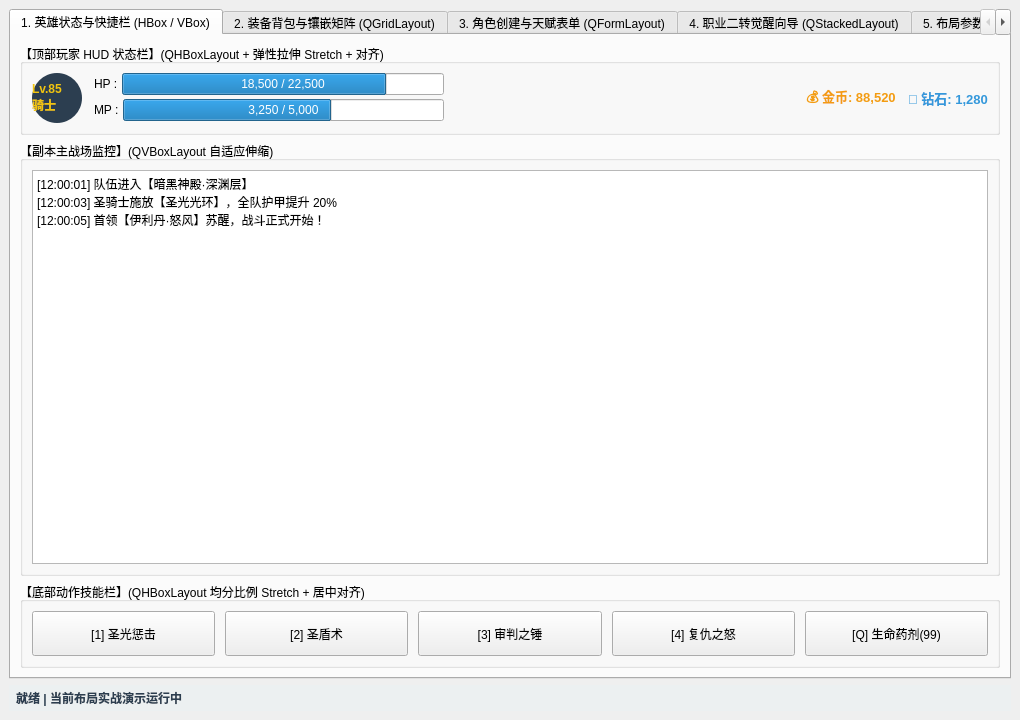
<?xml version="1.0" encoding="UTF-8"?>
<ui version="4.0">
 <class>MainWindow</class>
 <widget class="QMainWindow" name="MainWindow">
  <property name="geometry">
   <rect>
    <x>0</x>
    <y>0</y>
    <width>1020</width>
    <height>720</height>
   </rect>
  </property>
  <property name="windowTitle">
   <string>Qt 五大核心布局管理器与游戏界面实战 (demo_layouts)</string>
  </property>
  <widget class="QWidget" name="centralwidget">
   <layout class="QVBoxLayout" name="verticalLayoutRoot">
    <item>
     <widget class="QTabWidget" name="tabWidgetMain">
      <property name="currentIndex">
       <number>0</number>
      </property>
      <!-- TAB 1: QHBoxLayout & QVBoxLayout -->
      <widget class="QWidget" name="tabLinear">
       <attribute name="title">
        <string>1. 英雄状态与快捷栏 (HBox / VBox)</string>
       </attribute>
       <layout class="QVBoxLayout" name="verticalLayoutTab1">
        <item>
         <widget class="QGroupBox" name="groupHeroHud">
          <property name="title">
           <string>【顶部玩家 HUD 状态栏】(QHBoxLayout + 弹性拉伸 Stretch + 对齐)</string>
          </property>
          <layout class="QHBoxLayout" name="horizontalLayoutHud">
           <property name="spacing">
            <number>12</number>
           </property>
           <item>
            <widget class="QLabel" name="labelAvatar">
             <property name="minimumSize">
              <size>
               <width>50</width>
               <height>50</height>
              </size>
             </property>
             <property name="styleSheet">
              <string notr="true">background-color: #2c3e50; color: #f1c40f; border-radius: 25px; font-weight: bold; qproperty-alignment: AlignCenter;</string>
             </property>
             <property name="text">
              <string>Lv.85
骑士</string>
             </property>
            </widget>
           </item>
           <item>
            <layout class="QVBoxLayout" name="verticalLayoutBars">
             <property name="spacing">
              <number>4</number>
             </property>
             <item>
              <layout class="QHBoxLayout" name="horizontalLayoutHp">
               <item>
                <widget class="QLabel" name="labelHpTitle">
                 <property name="text">
                  <string>HP :</string>
                 </property>
                </widget>
               </item>
               <item>
                <widget class="QProgressBar" name="progressHp">
                 <property name="value">
                  <number>82</number>
                 </property>
                 <property name="format">
                  <string>18,500 / 22,500</string>
                 </property>
                </widget>
               </item>
              </layout>
             </item>
             <item>
              <layout class="QHBoxLayout" name="horizontalLayoutMp">
               <item>
                <widget class="QLabel" name="labelMpTitle">
                 <property name="text">
                  <string>MP :</string>
                 </property>
                </widget>
               </item>
               <item>
                <widget class="QProgressBar" name="progressMp">
                 <property name="value">
                  <number>65</number>
                 </property>
                 <property name="format">
                  <string>3,250 / 5,000</string>
                 </property>
                </widget>
               </item>
              </layout>
             </item>
            </layout>
           </item>
           <item>
            <spacer name="horizontalSpacerHud">
             <property name="orientation">
              <enum>Qt::Horizontal</enum>
             </property>
             <property name="sizeHint" stdset="0">
              <size>
               <width>40</width>
               <height>20</height>
              </size>
             </property>
            </spacer>
           </item>
           <item>
            <widget class="QLabel" name="labelGold">
             <property name="styleSheet">
              <string notr="true">font-size: 13px; font-weight: bold; color: #f39c12;</string>
             </property>
             <property name="text">
              <string>💰 金币: 88,520</string>
             </property>
            </widget>
           </item>
           <item>
            <widget class="QLabel" name="labelDiamond">
             <property name="styleSheet">
              <string notr="true">font-size: 13px; font-weight: bold; color: #3498db;</string>
             </property>
             <property name="text">
              <string>💎 钻石: 1,280</string>
             </property>
            </widget>
           </item>
          </layout>
         </widget>
        </item>
        <item>
         <widget class="QGroupBox" name="groupBattleLog">
          <property name="title">
           <string>【副本主战场监控】(QVBoxLayout 自适应伸缩)</string>
          </property>
          <layout class="QVBoxLayout" name="verticalLayoutLogSub">
           <item>
            <widget class="QPlainTextEdit" name="textBattleLogTab1">
             <property name="readOnly">
              <bool>true</bool>
             </property>
             <property name="plainText">
              <string>[12:00:01] 队伍进入【暗黑神殿·深渊层】
[12:00:03] 圣骑士施放【圣光光环】，全队护甲提升 20%
[12:00:05] 首领【伊利丹·怒风】苏醒，战斗正式开始！</string>
             </property>
            </widget>
           </item>
          </layout>
         </widget>
        </item>
        <item>
         <widget class="QGroupBox" name="groupActionSlots">
          <property name="title">
           <string>【底部动作技能栏】(QHBoxLayout 均分比例 Stretch + 居中对齐)</string>
          </property>
          <layout class="QHBoxLayout" name="horizontalLayoutSlots">
           <property name="spacing">
            <number>10</number>
           </property>
           <item>
            <widget class="QPushButton" name="btnSlot1">
             <property name="minimumSize">
              <size>
               <width>0</width>
               <height>45</height>
              </size>
             </property>
             <property name="text">
              <string>[1] 圣光惩击</string>
             </property>
            </widget>
           </item>
           <item>
            <widget class="QPushButton" name="btnSlot2">
             <property name="minimumSize">
              <size>
               <width>0</width>
               <height>45</height>
              </size>
             </property>
             <property name="text">
              <string>[2] 圣盾术</string>
             </property>
            </widget>
           </item>
           <item>
            <widget class="QPushButton" name="btnSlot3">
             <property name="minimumSize">
              <size>
               <width>0</width>
               <height>45</height>
              </size>
             </property>
             <property name="text">
              <string>[3] 审判之锤</string>
             </property>
            </widget>
           </item>
           <item>
            <widget class="QPushButton" name="btnSlot4">
             <property name="minimumSize">
              <size>
               <width>0</width>
               <height>45</height>
              </size>
             </property>
             <property name="text">
              <string>[4] 复仇之怒</string>
             </property>
            </widget>
           </item>
           <item>
            <widget class="QPushButton" name="btnSlotPotion">
             <property name="minimumSize">
              <size>
               <width>0</width>
               <height>45</height>
              </size>
             </property>
             <property name="text">
              <string>[Q] 生命药剂(99)</string>
             </property>
            </widget>
           </item>
          </layout>
         </widget>
        </item>
       </layout>
      </widget>

      <!-- TAB 2: QGridLayout -->
      <widget class="QWidget" name="tabGrid">
       <attribute name="title">
        <string>2. 装备背包与镶嵌矩阵 (QGridLayout)</string>
       </attribute>
       <layout class="QVBoxLayout" name="verticalLayoutTab2">
        <item>
         <widget class="QLabel" name="labelGridHint">
          <property name="text">
           <string>💡 核心知识点：QGridLayout 跨行跨列 (RowSpan / ColSpan)、单元格对其与行列拉伸比 (setRowStretch / setColumnStretch)。</string>
          </property>
         </widget>
        </item>
        <item>
         <layout class="QHBoxLayout" name="horizontalLayoutGridContainer">
          <item>
           <widget class="QGroupBox" name="groupCharacterModel">
            <property name="title">
             <string>英雄装备立绘 (跨 3行 x 2列 占据大单元格)</string>
            </property>
            <layout class="QGridLayout" name="gridLayoutHeroEquip">
             <item row="0" column="0" rowspan="3" colspan="2">
              <widget class="QLabel" name="labelHeroPortrait">
               <property name="styleSheet">
                <string notr="true">background-color: #1a252f; color: #ecf0f1; border: 2px solid #34495e; border-radius: 8px; font-size: 14px; font-weight: bold; qproperty-alignment: AlignCenter;</string>
               </property>
               <property name="text">
                <string>🛡️ 圣骑士·全套神装
[占用 3 行 x 2 列大空间]
头盔: 炽天使之冠
胸甲: 永恒守护
主手: 灰烬使者 (Ashbringer)</string>
               </property>
              </widget>
             </item>
             <item row="0" column="2">
              <widget class="QPushButton" name="btnRing1">
               <property name="text">
                <string>💍 戒指 1</string>
               </property>
              </widget>
             </item>
             <item row="1" column="2">
              <widget class="QPushButton" name="btnRing2">
               <property name="text">
                <string>💍 戒指 2</string>
               </property>
              </widget>
             </item>
             <item row="2" column="2">
              <widget class="QPushButton" name="btnTrinket">
               <property name="text">
                <string>📿 远古饰品</string>
               </property>
              </widget>
             </item>
            </layout>
           </widget>
          </item>
          <item>
           <widget class="QGroupBox" name="groupInventoryGrid">
            <property name="title">
             <string>4x4 物品背包网格 (QGridLayout 自动均匀对齐)</string>
            </property>
            <layout class="QGridLayout" name="gridLayoutInventory">
             <!-- 背包格子在代码中动态填充或在 UI 中排列 -->
            </layout>
           </widget>
          </item>
         </layout>
        </item>
       </layout>
      </widget>

      <!-- TAB 3: QFormLayout -->
      <widget class="QWidget" name="tabForm">
       <attribute name="title">
        <string>3. 角色创建与天赋表单 (QFormLayout)</string>
       </attribute>
       <layout class="QVBoxLayout" name="verticalLayoutTab3">
        <item>
         <widget class="QGroupBox" name="groupForm">
          <property name="title">
           <string>【新角色注册与属性加点表单】(QFormLayout 标签字段自动对齐)</string>
          </property>
          <layout class="QFormLayout" name="formLayoutChar">
           <property name="fieldGrowthPolicy">
            <enum>QFormLayout::ExpandingFieldsGrow</enum>
           </property>
           <property name="rowWrapPolicy">
            <enum>QFormLayout::DontWrapRows</enum>
           </property>
           <property name="labelAlignment">
            <set>Qt::AlignRight|Qt::AlignTrailing|Qt::AlignVCenter</set>
           </property>
           <item row="0" column="0">
            <widget class="QLabel" name="labelCharName">
             <property name="text">
              <string>角色昵称：</string>
             </property>
            </widget>
           </item>
           <item row="0" column="1">
            <widget class="QLineEdit" name="editCharName">
             <property name="text">
              <string>风暴降生·龙骑士</string>
             </property>
            </widget>
           </item>
           <item row="1" column="0">
            <widget class="QLabel" name="labelClass">
             <property name="text">
              <string>初始职业：</string>
             </property>
            </widget>
           </item>
           <item row="1" column="1">
            <widget class="QComboBox" name="comboClass">
             <item>
              <property name="text">
               <string>圣骑士 (Paladin)</string>
              </property>
             </item>
             <item>
              <property name="text">
               <string>大魔法师 (Archmage)</string>
              </property>
             </item>
             <item>
              <property name="text">
               <string>暗影刺客 (Rogue)</string>
              </property>
             </item>
             <item>
              <property name="text">
               <string>恶魔猎手 (DemonHunter)</string>
              </property>
             </item>
            </widget>
           </item>
           <item row="2" column="0">
            <widget class="QLabel" name="labelStrength">
             <property name="text">
              <string>力量 (Strength)：</string>
             </property>
            </widget>
           </item>
           <item row="2" column="1">
            <layout class="QHBoxLayout" name="horizontalLayoutStr">
             <item>
              <widget class="QSpinBox" name="spinStrength">
               <property name="minimum">
                <number>10</number>
               </property>
               <property name="maximum">
                <number>200</number>
               </property>
               <property name="value">
                <number>50</number>
               </property>
              </widget>
             </item>
             <item>
              <widget class="QLabel" name="labelStrDesc">
               <property name="text">
                <string>影响物理攻击力与最大生命值</string>
               </property>
              </widget>
             </item>
            </layout>
           </item>
           <item row="3" column="0">
            <widget class="QLabel" name="labelAgility">
             <property name="text">
              <string>敏捷 (Agility)：</string>
             </property>
            </widget>
           </item>
           <item row="3" column="1">
            <layout class="QHBoxLayout" name="horizontalLayoutAgi">
             <item>
              <widget class="QSpinBox" name="spinAgility">
               <property name="minimum">
                <number>10</number>
               </property>
               <property name="maximum">
                <number>200</number>
               </property>
               <property name="value">
                <number>35</number>
               </property>
              </widget>
             </item>
             <item>
              <widget class="QLabel" name="labelAgiDesc">
               <property name="text">
                <string>影响暴击率与攻击速度</string>
               </property>
              </widget>
             </item>
            </layout>
           </item>
           <item row="4" column="0">
            <widget class="QLabel" name="labelIntellect">
             <property name="text">
              <string>智力 (Intellect)：</string>
             </property>
            </widget>
           </item>
           <item row="4" column="1">
            <layout class="QHBoxLayout" name="horizontalLayoutInt">
             <item>
              <widget class="QSpinBox" name="spinIntellect">
               <property name="minimum">
                <number>10</number>
               </property>
               <property name="maximum">
                <number>200</number>
               </property>
               <property name="value">
                <number>25</number>
               </property>
              </widget>
             </item>
             <item>
              <widget class="QLabel" name="labelIntDesc">
               <property name="text">
                <string>影响魔法攻击力与法力值上限</string>
               </property>
              </widget>
             </item>
            </layout>
           </item>
           <item row="5" column="0">
            <widget class="QLabel" name="labelBio">
             <property name="text">
              <string>英雄传记简介：</string>
             </property>
            </widget>
           </item>
           <item row="5" column="1">
            <widget class="QLineEdit" name="editBio">
             <property name="placeholderText">
              <string>输入该英雄的背景传奇故事...</string>
             </property>
            </widget>
           </item>
          </layout>
         </widget>
        </item>
        <item>
         <layout class="QHBoxLayout" name="horizontalLayoutFormBtns">
          <item>
           <spacer name="horizontalSpacerForm">
            <property name="orientation">
             <enum>Qt::Horizontal</enum>
            </property>
            <property name="sizeHint" stdset="0">
             <size>
              <width>40</width>
              <height>20</height>
             </size>
            </property>
           </spacer>
          </item>
          <item>
           <widget class="QPushButton" name="btnCreateChar">
            <property name="text">
             <string>✨ 提交创建新英雄</string>
            </property>
           </widget>
          </item>
         </layout>
        </item>
        <item>
         <spacer name="verticalSpacerForm">
          <property name="orientation">
           <enum>Qt::Vertical</enum>
          </property>
          <property name="sizeHint" stdset="0">
           <size>
            <width>20</width>
            <height>40</height>
           </size>
          </property>
         </spacer>
        </item>
       </layout>
      </widget>

      <!-- TAB 4: QStackedLayout / QStackedWidget -->
      <widget class="QWidget" name="tabStacked">
       <attribute name="title">
        <string>4. 职业二转觉醒向导 (QStackedLayout)</string>
       </attribute>
       <layout class="QVBoxLayout" name="verticalLayoutTab4">
        <item>
         <widget class="QLabel" name="labelWizardTitle">
          <property name="styleSheet">
           <string notr="true">font-size: 14px; font-weight: bold; color: #2980b9;</string>
          </property>
          <property name="text">
           <string>🧙‍♂️ 职业二转觉醒殿堂向导流程 (QStackedLayout 多步骤动态切换)</string>
          </property>
         </widget>
        </item>
        <item>
         <widget class="QStackedWidget" name="stackedWidgetWizard">
          <property name="styleSheet">
           <string notr="true">border: 1px solid #bdc3c7; border-radius: 6px; background-color: #fdfefe;</string>
          </property>
          <widget class="QWidget" name="pageStep1">
           <layout class="QVBoxLayout" name="verticalLayoutStep1">
            <item>
             <widget class="QLabel" name="labelStep1">
              <property name="styleSheet">
               <string notr="true">font-size: 15px; font-weight: bold; color: #e67e22;</string>
              </property>
              <property name="text">
               <string>第 1 步：基础资格考核评估</string>
              </property>
             </widget>
            </item>
            <item>
             <widget class="QLabel" name="labelStep1Content">
              <property name="text">
               <string>• 当前角色等级：Lv.85 (达标，要求 &gt;= 80)
• 主线任务通关：【击败熔岩巨龙】已完成
• 觉醒考核状态：恭喜你！已满足全部二转前置条件，请点击下一步选择专精进阶路线。</string>
              </property>
              <property name="wordWrap">
               <bool>true</bool>
              </property>
             </widget>
            </item>
            <item>
             <spacer name="verticalSpacerStep1">
              <property name="orientation">
               <enum>Qt::Vertical</enum>
              </property>
              <property name="sizeHint" stdset="0">
               <size>
                <width>20</width>
                <height>40</height>
               </size>
              </property>
             </spacer>
            </item>
           </layout>
          </widget>
          <widget class="QWidget" name="pageStep2">
           <layout class="QVBoxLayout" name="verticalLayoutStep2">
            <item>
             <widget class="QLabel" name="labelStep2">
              <property name="styleSheet">
               <string notr="true">font-size: 15px; font-weight: bold; color: #e67e22;</string>
              </property>
              <property name="text">
               <string>第 2 步：选择你的二转觉醒专精方向</string>
              </property>
             </widget>
            </item>
            <item>
             <widget class="QRadioButton" name="radioSpecRetribution">
              <property name="text">
               <string>⚔️ 【惩戒骑士】极限输出路线 (终极技能：灰烬觉醒，爆发提升 200%)</string>
              </property>
              <property name="checked">
               <bool>true</bool>
              </property>
             </widget>
            </item>
            <item>
             <widget class="QRadioButton" name="radioSpecProtection">
              <property name="text">
               <string>🛡️ 【防护领主】绝对防御路线 (终极技能：神圣壁垒，全队免死 5 秒)</string>
              </property>
             </widget>
            </item>
            <item>
             <widget class="QRadioButton" name="radioSpecHoly">
              <property name="text">
               <string>✨ 【神圣祭司】强力治愈路线 (终极技能：群体复活，救赎战败队友)</string>
              </property>
             </widget>
            </item>
            <item>
             <spacer name="verticalSpacerStep2">
              <property name="orientation">
               <enum>Qt::Vertical</enum>
              </property>
              <property name="sizeHint" stdset="0">
               <size>
                <width>20</width>
                <height>40</height>
               </size>
              </property>
             </spacer>
            </item>
           </layout>
          </widget>
          <widget class="QWidget" name="pageStep3">
           <layout class="QVBoxLayout" name="verticalLayoutStep3">
            <item>
             <widget class="QLabel" name="labelStep3">
              <property name="styleSheet">
               <string notr="true">font-size: 15px; font-weight: bold; color: #27ae60;</string>
              </property>
              <property name="text">
               <string>第 3 步：神圣誓约与二转完成！</string>
              </property>
             </widget>
            </item>
            <item>
             <widget class="QLabel" name="labelStep3Msg">
              <property name="text">
               <string>🎉 恭喜！神圣誓约已缔结，觉醒力量注入体内！
全新二转专属技能已解锁至技能树，全属性成长率提升 30%！</string>
              </property>
              <property name="wordWrap">
               <bool>true</bool>
              </property>
             </widget>
            </item>
            <item>
             <spacer name="verticalSpacerStep3">
              <property name="orientation">
               <enum>Qt::Vertical</enum>
              </property>
              <property name="sizeHint" stdset="0">
               <size>
                <width>20</width>
                <height>40</height>
               </size>
              </property>
             </spacer>
            </item>
           </layout>
          </widget>
         </widget>
        </item>
        <item>
         <layout class="QHBoxLayout" name="horizontalLayoutWizardNav">
          <item>
           <widget class="QPushButton" name="btnWizardPrev">
            <property name="text">
             <string>◀ 上一步</string>
            </property>
            <property name="enabled">
             <bool>false</bool>
            </property>
           </widget>
          </item>
          <item>
           <spacer name="horizontalSpacerWizard">
            <property name="orientation">
             <enum>Qt::Horizontal</enum>
            </property>
            <property name="sizeHint" stdset="0">
             <size>
              <width>40</width>
              <height>20</height>
             </size>
            </property>
           </spacer>
          </item>
          <item>
           <widget class="QLabel" name="labelStepIndicator">
            <property name="text">
             <string>步骤: 1 / 3</string>
            </property>
           </widget>
          </item>
          <item>
           <widget class="QPushButton" name="btnWizardNext">
            <property name="text">
             <string>下一步 ▶</string>
            </property>
           </widget>
          </item>
         </layout>
        </item>
       </layout>
      </widget>

      <!-- TAB 5: Dynamic Sandbox -->
      <widget class="QWidget" name="tabSandbox">
       <attribute name="title">
        <string>5. 布局参数实时调谐实验室 (Sandbox)</string>
       </attribute>
       <layout class="QVBoxLayout" name="verticalLayoutTab5">
        <item>
         <widget class="QGroupBox" name="groupSandboxControls">
          <property name="title">
           <string>【动态调节参数】(实时修改 Margins、Spacing 与 Stretch)</string>
          </property>
          <layout class="QGridLayout" name="gridLayoutSandboxCtrl">
           <item row="0" column="0">
            <widget class="QLabel" name="labelMargin">
             <property name="text">
              <string>外边距 (Margin):</string>
             </property>
            </widget>
           </item>
           <item row="0" column="1">
            <widget class="QSlider" name="sliderMargin">
             <property name="orientation">
              <enum>Qt::Horizontal</enum>
             </property>
             <property name="minimum">
              <number>0</number>
             </property>
             <property name="maximum">
              <number>50</number>
             </property>
             <property name="value">
              <number>10</number>
             </property>
            </widget>
           </item>
           <item row="0" column="2">
            <widget class="QLabel" name="labelMarginVal">
             <property name="text">
              <string>10 px</string>
             </property>
            </widget>
           </item>
           <item row="1" column="0">
            <widget class="QLabel" name="labelSpacing">
             <property name="text">
              <string>间距 (Spacing):</string>
             </property>
            </widget>
           </item>
           <item row="1" column="1">
            <widget class="QSlider" name="sliderSpacing">
             <property name="orientation">
              <enum>Qt::Horizontal</enum>
             </property>
             <property name="minimum">
              <number>0</number>
             </property>
             <property name="maximum">
              <number>40</number>
             </property>
             <property name="value">
              <number>10</number>
             </property>
            </widget>
           </item>
           <item row="1" column="2">
            <widget class="QLabel" name="labelSpacingVal">
             <property name="text">
              <string>10 px</string>
             </property>
            </widget>
           </item>
           <item row="2" column="0">
            <widget class="QLabel" name="labelStretchRatio">
             <property name="text">
              <string>拉伸比 (Stretch):</string>
             </property>
            </widget>
           </item>
           <item row="2" column="1" colspan="2">
            <layout class="QHBoxLayout" name="horizontalLayoutStretchBtns">
             <item>
              <widget class="QPushButton" name="btnStretch111">
               <property name="text">
                <string>1 : 1 : 1 均分</string>
               </property>
              </widget>
             </item>
             <item>
              <widget class="QPushButton" name="btnStretch121">
               <property name="text">
                <string>1 : 2 : 1 中间扩大</string>
               </property>
              </widget>
             </item>
             <item>
              <widget class="QPushButton" name="btnStretch132">
               <property name="text">
                <string>1 : 3 : 2 阶梯拉伸</string>
               </property>
              </widget>
             </item>
            </layout>
           </item>
          </layout>
         </widget>
        </item>
        <item>
         <widget class="QGroupBox" name="groupSandboxPreview">
          <property name="title">
           <string>【实时受控目标布局容器】</string>
          </property>
          <property name="styleSheet">
           <string notr="true">background-color: #2c3e50;</string>
          </property>
          <layout class="QHBoxLayout" name="sandboxTargetLayout">
           <property name="leftMargin">
            <number>10</number>
           </property>
           <property name="topMargin">
            <number>10</number>
           </property>
           <property name="rightMargin">
            <number>10</number>
           </property>
           <property name="bottomMargin">
            <number>10</number>
           </property>
           <property name="spacing">
            <number>10</number>
           </property>
           <item>
            <widget class="QPushButton" name="btnSandbox1">
             <property name="styleSheet">
              <string notr="true">background-color: #e74c3c; color: white; font-weight: bold; font-size: 14px; min-height: 80px;</string>
             </property>
             <property name="text">
              <string>模块 A (Stretch 1)</string>
             </property>
            </widget>
           </item>
           <item>
            <widget class="QPushButton" name="btnSandbox2">
             <property name="styleSheet">
              <string notr="true">background-color: #2ecc71; color: white; font-weight: bold; font-size: 14px; min-height: 80px;</string>
             </property>
             <property name="text">
              <string>模块 B (Stretch 1)</string>
             </property>
            </widget>
           </item>
           <item>
            <widget class="QPushButton" name="btnSandbox3">
             <property name="styleSheet">
              <string notr="true">background-color: #3498db; color: white; font-weight: bold; font-size: 14px; min-height: 80px;</string>
             </property>
             <property name="text">
              <string>模块 C (Stretch 1)</string>
             </property>
            </widget>
           </item>
          </layout>
         </widget>
        </item>
       </layout>
      </widget>
     </widget>
    </item>
    <item>
     <widget class="QLabel" name="labelStatusBar">
      <property name="styleSheet">
       <string notr="true">background-color: #ecf0f1; padding: 4px; color: #2c3e50; font-weight: bold;</string>
      </property>
      <property name="text">
       <string>就绪 | 当前布局实战演示运行中</string>
      </property>
     </widget>
    </item>
   </layout>
  </widget>
 </widget>
 <resources/>
 <connections/>
</ui>
